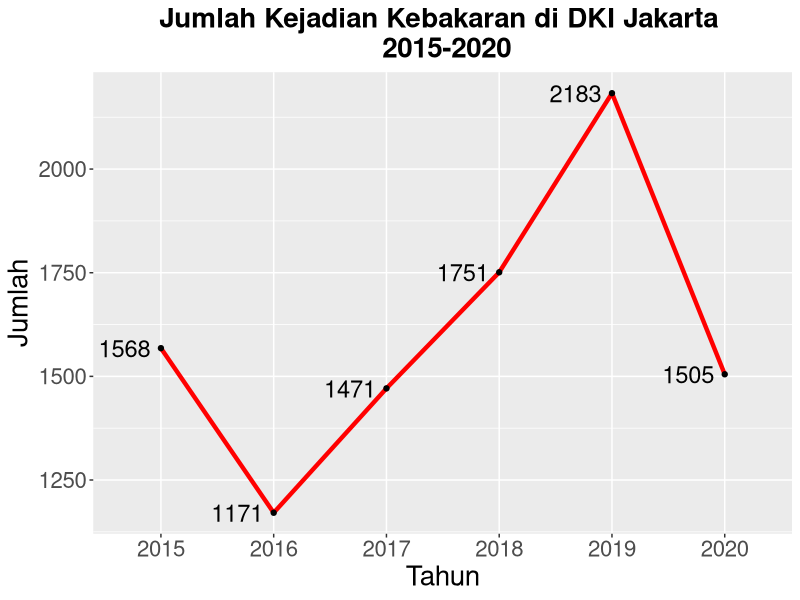
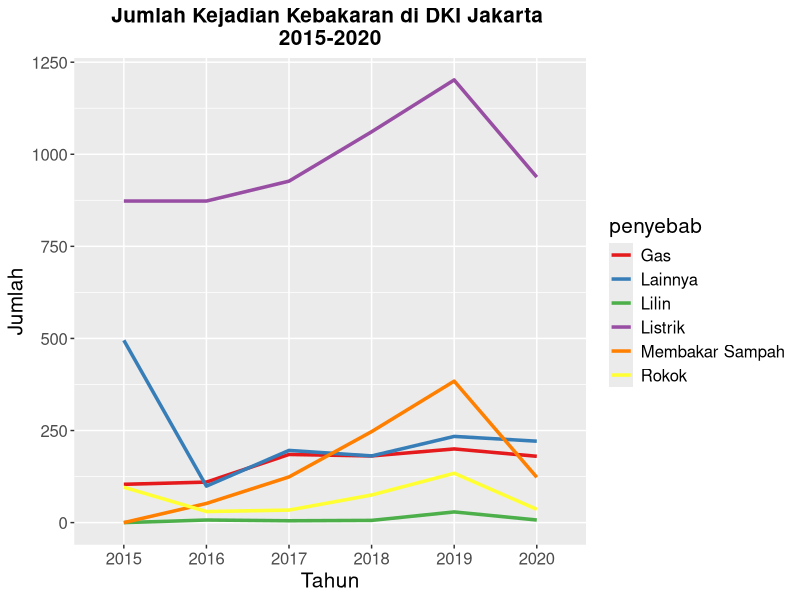
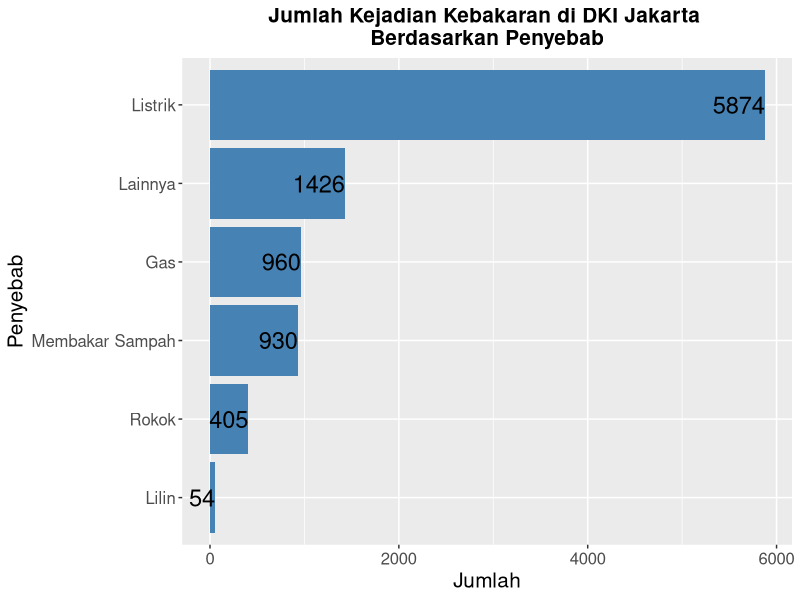
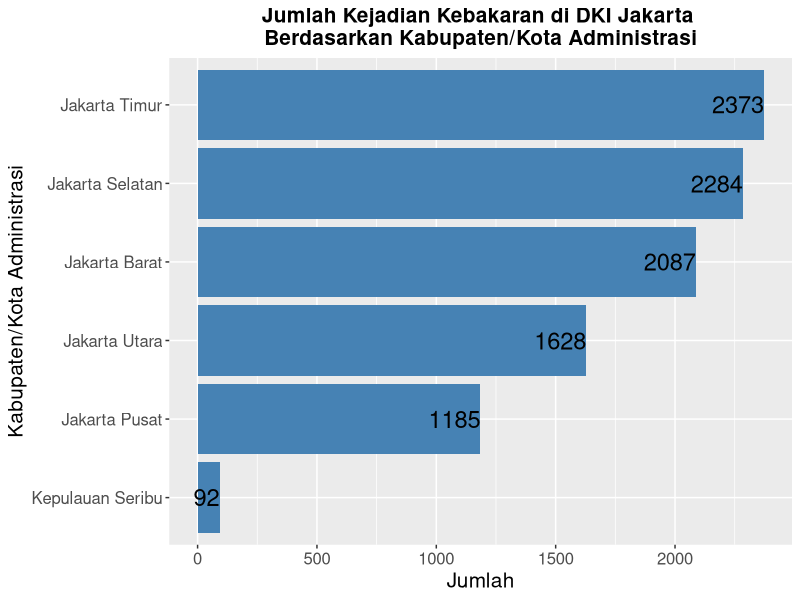
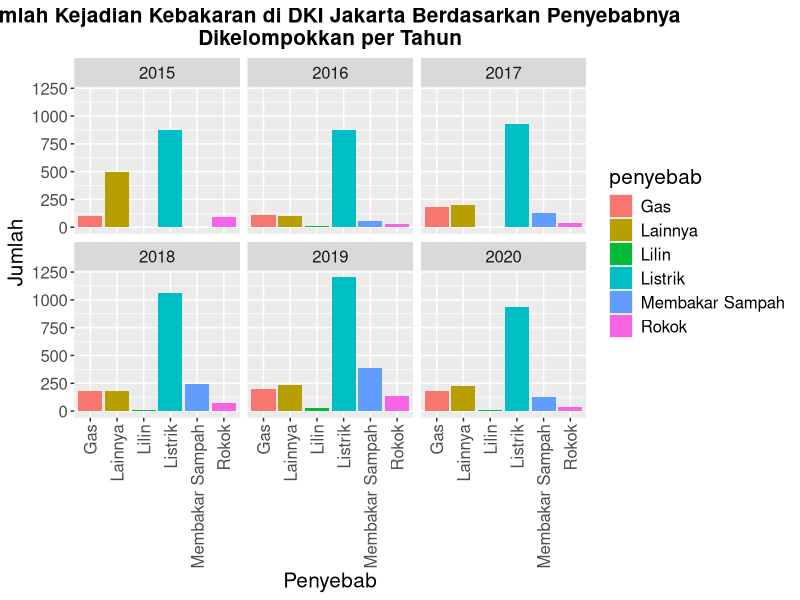
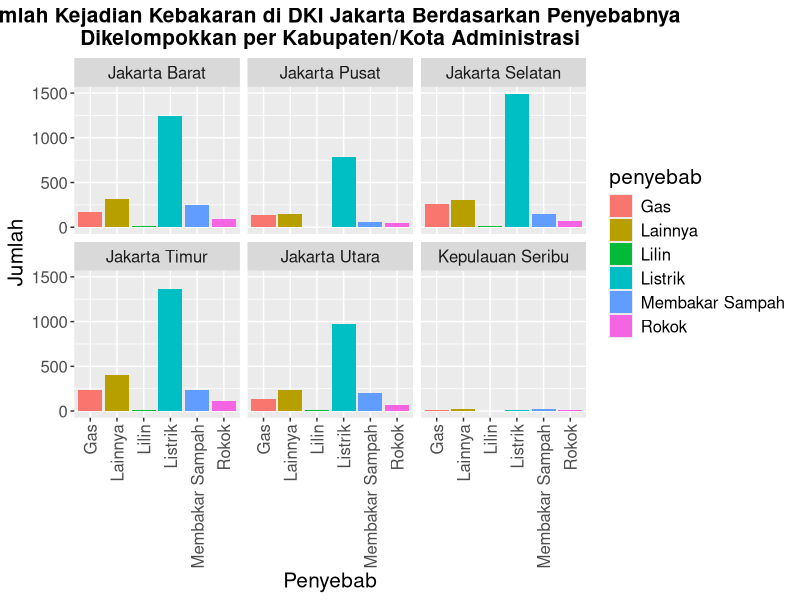
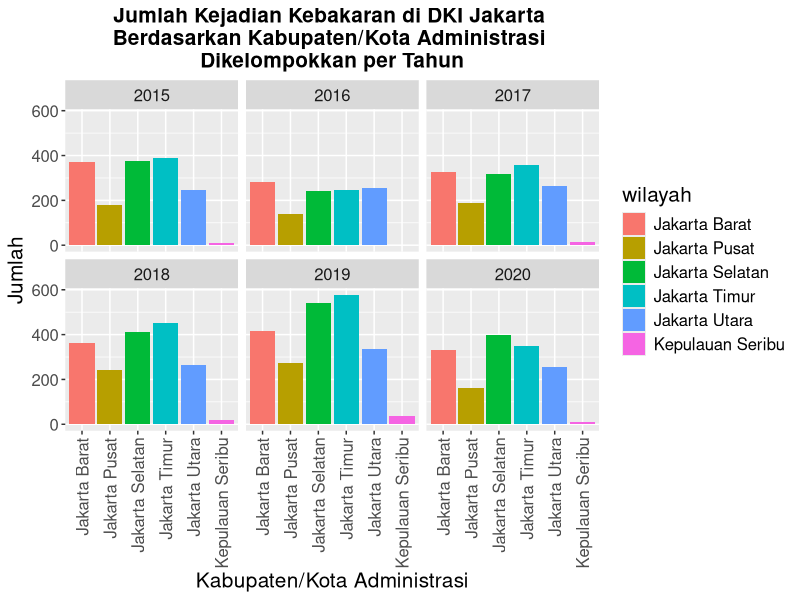

These charts were generated, in order, by the following R code:
# Import library
library(readr)
library(ggplot2)
library(dplyr)

# Import data
data <- read_csv("PenyebabKebakaranJakarta.csv")
print(data)

# Mengubah jenis data
data$tahun <- as.factor(data$tahun)
data$wilayah <- as.factor(data$wilayah)
data$penyebab <- as.factor(data$penyebab)
head(data)

# Melihat missing data
sum(is.na(data))

# Membuat data dalam pertahun
pertahun <- aggregate(jumlah~tahun, data, sum)
ggplot(pertahun, aes(x=tahun,y=jumlah,group=1)) +
  geom_line(stat='identity',color='red',size=1.5) + 
  geom_point() +
  geom_text(aes(label=jumlah),hjust=1.2, color="black", size=6, parse=TRUE) +
  ggtitle("Jumlah Kejadian Kebakaran di DKI Jakarta \n 2015-2020") +
  labs(x='Tahun',y='Jumlah') +
  theme(plot.title = element_text(hjust = 0.5,size=20,face='bold'),text = element_text(size=20))

# Membuat trend plot tiap tahun
trend <- data %>%
          group_by(tahun,penyebab) %>%
          summarise(jumlah = sum(jumlah))
ggplot(trend,aes(x = tahun, y = jumlah, colour = penyebab, group = penyebab)) +
  geom_line(size=1.2) +
  ggtitle("Jumlah Kejadian Kebakaran di DKI Jakarta \n2015-2020") +
  labs(x='Tahun',y='Jumlah') +
  theme(plot.title = element_text(hjust = 0.5,size=15,face='bold'),text = element_text(size=15)) +
  scale_colour_brewer(palette="Set1") 

# Membuat Bar chart Penyebab Kebakaran
penyebab <- aggregate(jumlah~penyebab, data, sum)
ggplot(penyebab, aes(x=reorder(penyebab,jumlah),y=jumlah)) +
  geom_bar(stat="identity", fill='steelblue') +
  geom_text(aes(label=jumlah),hjust=1, color="black", size=6, parse=TRUE) +
  ggtitle("Jumlah Kejadian Kebakaran di DKI Jakarta \nBerdasarkan Penyebab") +
  labs(x='Penyebab',y='Jumlah') +
  theme(plot.title = element_text(hjust = 0.5,size=15,face='bold'),text = element_text(size=15)) +
  coord_flip()

# Membuat Bar chart Penyebab Kebakaran berdasarkan wilayah
wilayah <- aggregate(jumlah~wilayah,data,sum)
ggplot(wilayah, aes(x=reorder(wilayah,jumlah),y=jumlah)) +
  geom_bar(stat="identity", fill='steelblue') +
  geom_text(aes(label=jumlah),hjust=1, color="black", size=6, parse=TRUE) +
  ggtitle("Jumlah Kejadian Kebakaran di DKI Jakarta \nBerdasarkan Kabupaten/Kota Administrasi") +
  labs(x='Kabupaten/Kota Administrasi',y='Jumlah') +
  theme(plot.title = element_text(hjust = 0.5,size=15,face='bold'),text = element_text(size=15)) +
  coord_flip()

# Bar chart Jumlah Kejadian Kebakaran berdasarkan penyebab per tahun
ggplot(data, aes(x=penyebab,y=jumlah,fill=penyebab)) +
  geom_bar(stat="identity") +
  ggtitle("Jumlah Kejadian Kebakaran di DKI Jakarta Berdasarkan Penyebabnya \nDikelompokkan per Tahun") +
  labs(x='Penyebab',y='Jumlah') +
  theme(plot.title = element_text(hjust=0.5,size=15,face='bold'),axis.text.x=element_text(angle = 90,vjust = 0.5, hjust=1),text = element_text(size=15)) + 
  facet_wrap(~tahun)

# Bar chart Jumlah Kejadian Kebakaran berdasarkan penyebab per kabupaten/kota administrasi
ggplot(data, aes(x=penyebab,y=jumlah,fill=penyebab)) +
  geom_bar(stat="identity") +
  ggtitle("Jumlah Kejadian Kebakaran di DKI Jakarta Berdasarkan Penyebabnya \nDikelompokkan per Kabupaten/Kota Administrasi") +
  labs(x='Penyebab',y='Jumlah') +
  theme(plot.title = element_text(hjust=0.5,size=15,face='bold'),axis.text.x=element_text(angle = 90,vjust = 0.5, hjust=1),text = element_text(size=15)) + 
  facet_wrap(~wilayah) 

# Bar chart Jumlah Kejadian Kebakaran berdasarkan kabupaten/kota administrasi per tahun
ggplot(data, aes(x=wilayah,y=jumlah,fill=wilayah)) +
  geom_bar(stat="identity") +
  ggtitle("Jumlah Kejadian Kebakaran di DKI Jakarta \nBerdasarkan Kabupaten/Kota Administrasi \nDikelompokkan per Tahun") +
  labs(x='Kabupaten/Kota Administrasi',y='Jumlah') +
  theme(plot.title = element_text(hjust=0.5,size=15,face='bold'),axis.text.x=element_text(angle = 90,vjust = 0.5, hjust=1),text = element_text(size=15)) + 
  facet_wrap(~tahun) 